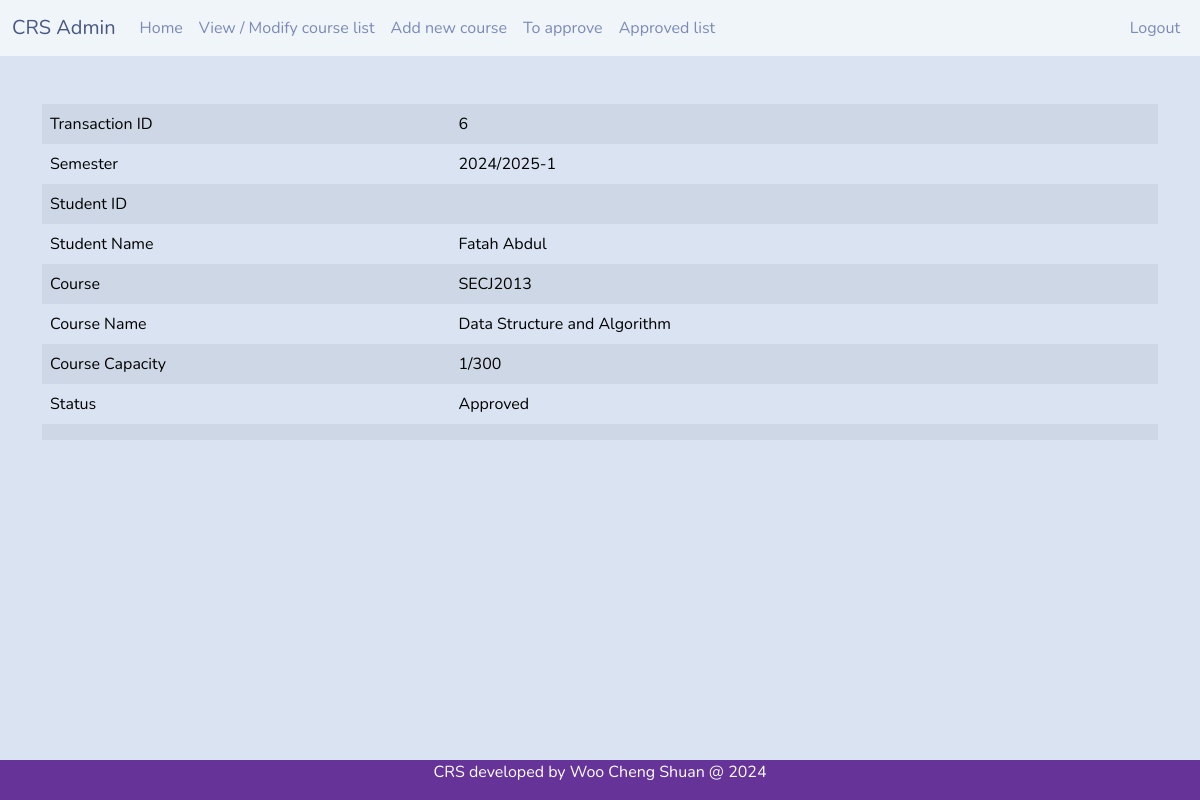
The page /courseapprovalprocess.php?id=6 (signed in) on the database its author committed.
### tables this page shows
CREATE TABLE `tb_registration` (
  `r_tid` int(11) NOT NULL COMMENT 'This is the transaction ID',
  `r_student` varchar(10) NOT NULL,
  `r_course` varchar(10) NOT NULL,
  `r_sem` varchar(11) NOT NULL,
  `r_status` int(11) NOT NULL
);

CREATE TABLE `tb_user` (
  `u_sno` varchar(10) NOT NULL,
  `u_pwd` varchar(255) DEFAULT NULL,
  `u_name` varchar(50) NOT NULL,
  `u_contact` varchar(20) DEFAULT NULL,
  `u_state` varchar(20) NOT NULL,
  `u_req` timestamp NULL DEFAULT NULL,
  `u_email` varchar(30) NOT NULL,
  `u_utype` int(11) NOT NULL
);

CREATE TABLE `tb_course` (
  `c_code` varchar(10) NOT NULL,
  `c_name` varchar(30) NOT NULL,
  `c_credit` int(11) NOT NULL,
  `c_lec` varchar(10) NOT NULL,
  `c_maxstudent` int(11) NOT NULL,
  `c_sem` varchar(20) NOT NULL
);

CREATE TABLE `tb_regstatus` (
  `s_id` int(11) NOT NULL,
  `s_desc` varchar(20) NOT NULL
);

### courseapprovalprocess.php (the view, shortened to what this page needs)
<?php
include 'headeradvisor.php';
include 'dbconnect.php';
if(isset($_GET['id'])) {
  $tid = $_GET['id'];
}
$sql = "SELECT r.*, u.u_name, c.*, s.s_desc,
        (SELECT COUNT(*) FROM tb_registration
         WHERE r_course = r.r_course
         AND r_status = 2) as current_students
        FROM tb_registration r
        LEFT JOIN tb_user u ON r.r_student = u.u_sno
        LEFT JOIN tb_course c ON r.r_course = c.c_code
        LEFT JOIN tb_regstatus s ON r.r_status = s.s_id
        WHERE r_tid = '$tid'";
$result = mysqli_query($con, $sql);
$row = mysqli_fetch_array($result);
?>
<div class="container">
<br><br>
<table class="table table-striped table-hover">
  <tr>
    <td>Transaction ID</td>
    <td><?php echo $row['r_tid'];?></td>
  </tr>
  <tr>
    <td>Semester</td>
    <td><?php echo $row['r_sem'];?></td>
  </tr>
  <tr>
    <td>Student ID</td>
    <td><?php echo $row['u_sno'];?></td>
  </tr>
  <tr>
    <td>Student Name</td>
    <td><?php echo $row['u_name'];?></td>
  </tr>
  <tr>
    <td>Course</td>
    <td><?php echo $row['r_course'];?></td>
  </tr>
  <tr>
    <td>Course Name</td>
    <td><?php echo $row['c_name'];?></td>
  </tr>
  <tr>
    <td>Course Capacity</td>
    <td><?php echo $row['current_students']."/".$row['c_maxstudent'];?></td>
  </tr>
  <tr>
    <td>Status</td>
    <td><?php echo $row['s_desc'];?></td>
  </tr>
  <tr>
    <td colspan="2" class="text-center">
    </td>
  </tr>
</table>
</div>
<?php include 'footer.php';?>

### rows shown on the page
tb_registration: r_tid "6", r_sem "2024/2025-1", r_student.u_name "Fatah Abdul", r_course "SECJ2013", r_course.c_name "Data Structure and Algorithm", r_course.c_maxstudent "300", r_status.s_desc "Approved"

### other values the page prints
$row['current_students'] "1"
